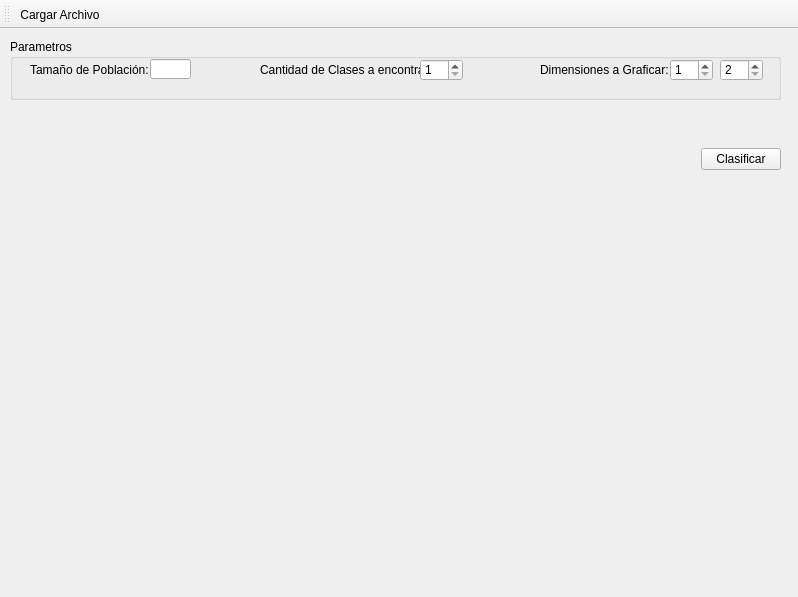
<?xml version="1.0" encoding="UTF-8"?>
<ui version="4.0">
 <class>MainWindow</class>
 <widget class="QMainWindow" name="MainWindow">
  <property name="geometry">
   <rect>
    <x>0</x>
    <y>0</y>
    <width>798</width>
    <height>597</height>
   </rect>
  </property>
  <property name="windowTitle">
   <string>MainWindow</string>
  </property>
  <widget class="QWidget" name="centralwidget">
   <widget class="QWidget" name="horizontalLayoutWidget">
    <property name="geometry">
     <rect>
      <x>10</x>
      <y>10</y>
      <width>771</width>
      <height>61</height>
     </rect>
    </property>
    <layout class="QHBoxLayout" name="horizontalLayout">
     <item>
      <widget class="QGroupBox" name="groupBox">
       <property name="title">
        <string>Parametros</string>
       </property>
       <widget class="QLabel" name="label">
        <property name="geometry">
         <rect>
          <x>20</x>
          <y>20</y>
          <width>161</width>
          <height>21</height>
         </rect>
        </property>
        <property name="text">
         <string>Tamaño de Población:</string>
        </property>
       </widget>
       <widget class="QLabel" name="label_2">
        <property name="geometry">
         <rect>
          <x>250</x>
          <y>20</y>
          <width>161</width>
          <height>21</height>
         </rect>
        </property>
        <property name="text">
         <string>Cantidad de Clases a encontrar:</string>
        </property>
       </widget>
       <widget class="QLineEdit" name="tamPob">
        <property name="geometry">
         <rect>
          <x>140</x>
          <y>20</y>
          <width>41</width>
          <height>20</height>
         </rect>
        </property>
       </widget>
       <widget class="QLabel" name="label_3">
        <property name="geometry">
         <rect>
          <x>530</x>
          <y>20</y>
          <width>161</width>
          <height>21</height>
         </rect>
        </property>
        <property name="text">
         <string>Dimensiones a Graficar:</string>
        </property>
       </widget>
       <widget class="QSpinBox" name="dimension1">
        <property name="geometry">
         <rect>
          <x>660</x>
          <y>20</y>
          <width>43</width>
          <height>22</height>
         </rect>
        </property>
        <property name="minimum">
         <number>1</number>
        </property>
       </widget>
       <widget class="QSpinBox" name="dimension2">
        <property name="geometry">
         <rect>
          <x>710</x>
          <y>20</y>
          <width>43</width>
          <height>22</height>
         </rect>
        </property>
        <property name="minimum">
         <number>2</number>
        </property>
       </widget>
       <widget class="QSpinBox" name="cantClases">
        <property name="geometry">
         <rect>
          <x>410</x>
          <y>20</y>
          <width>43</width>
          <height>22</height>
         </rect>
        </property>
        <property name="minimum">
         <number>1</number>
        </property>
       </widget>
      </widget>
     </item>
    </layout>
   </widget>
   <widget class="QWidget" name="horizontalLayoutWidget_2">
    <property name="geometry">
     <rect>
      <x>10</x>
      <y>90</y>
      <width>771</width>
      <height>80</height>
     </rect>
    </property>
    <layout class="QHBoxLayout" name="horizontalLayout_2">
     <item>
      <spacer name="horizontalSpacer">
       <property name="orientation">
        <enum>Qt::Horizontal</enum>
       </property>
       <property name="sizeHint" stdset="0">
        <size>
         <width>40</width>
         <height>20</height>
        </size>
       </property>
      </spacer>
     </item>
     <item>
      <widget class="QPushButton" name="pushButton">
       <property name="text">
        <string>Clasificar</string>
       </property>
      </widget>
     </item>
    </layout>
   </widget>
   <zorder>horizontalLayoutWidget</zorder>
   <zorder>groupBox</zorder>
   <zorder>horizontalLayoutWidget_2</zorder>
   <zorder>horizontalSpacer</zorder>
  </widget>
  <widget class="QMenuBar" name="menubar">
   <property name="geometry">
    <rect>
     <x>0</x>
     <y>0</y>
     <width>798</width>
     <height>21</height>
    </rect>
   </property>
  </widget>
  <widget class="QToolBar" name="toolBar">
   <property name="windowTitle">
    <string>toolBar</string>
   </property>
   <attribute name="toolBarArea">
    <enum>TopToolBarArea</enum>
   </attribute>
   <attribute name="toolBarBreak">
    <bool>false</bool>
   </attribute>
   <addaction name="actionCargaArchivo"/>
  </widget>
  <action name="actionCargaArchivo">
   <property name="text">
    <string>Cargar Archivo</string>
   </property>
  </action>
 </widget>
 <resources/>
 <connections/>
</ui>
